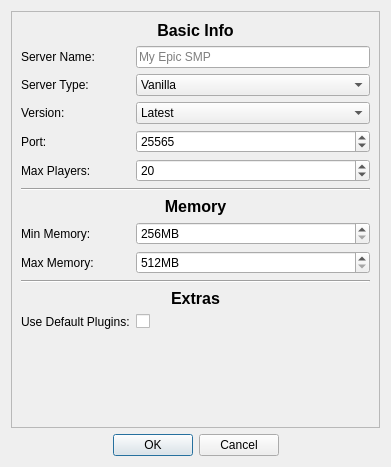
<?xml version="1.0" encoding="UTF-8"?>
<ui version="4.0">
 <class>Dialog</class>
 <widget class="QDialog" name="Dialog">
  <property name="geometry">
   <rect>
    <x>0</x>
    <y>0</y>
    <width>391</width>
    <height>467</height>
   </rect>
  </property>
  <property name="sizePolicy">
   <sizepolicy hsizetype="Fixed" vsizetype="Fixed">
    <horstretch>0</horstretch>
    <verstretch>0</verstretch>
   </sizepolicy>
  </property>
  <property name="maximumSize">
   <size>
    <width>400</width>
    <height>467</height>
   </size>
  </property>
  <property name="windowTitle">
   <string>Create New Server</string>
  </property>
  <layout class="QVBoxLayout" name="verticalLayout">
   <item>
    <widget class="QFrame" name="frame">
     <property name="frameShape">
      <enum>QFrame::StyledPanel</enum>
     </property>
     <property name="frameShadow">
      <enum>QFrame::Raised</enum>
     </property>
     <layout class="QFormLayout" name="formLayout">
      <property name="labelAlignment">
       <set>Qt::AlignJustify|Qt::AlignVCenter</set>
      </property>
      <item row="1" column="0">
       <widget class="QLabel" name="label">
        <property name="text">
         <string>Server Name: </string>
        </property>
       </widget>
      </item>
      <item row="1" column="1">
       <widget class="QLineEdit" name="ServerName">
        <property name="placeholderText">
         <string>My Epic SMP</string>
        </property>
       </widget>
      </item>
      <item row="2" column="0">
       <widget class="QLabel" name="label_3">
        <property name="text">
         <string>Server Type: </string>
        </property>
       </widget>
      </item>
      <item row="2" column="1">
       <widget class="QComboBox" name="ServerType">
        <item>
         <property name="text">
          <string>Vanilla</string>
         </property>
        </item>
        <item>
         <property name="text">
          <string>-- craftbukkit --</string>
         </property>
        </item>
        <item>
         <property name="text">
          <string>Spigot</string>
         </property>
        </item>
        <item>
         <property name="text">
          <string>Paper</string>
         </property>
        </item>
        <item>
         <property name="text">
          <string>Purpur</string>
         </property>
        </item>
        <item>
         <property name="text">
          <string>-- proxy types --</string>
         </property>
        </item>
        <item>
         <property name="text">
          <string>Bungee</string>
         </property>
        </item>
       </widget>
      </item>
      <item row="4" column="0">
       <widget class="QLabel" name="label_2">
        <property name="text">
         <string>Port:  </string>
        </property>
       </widget>
      </item>
      <item row="4" column="1">
       <widget class="QSpinBox" name="ServerPort">
        <property name="accelerated">
         <bool>true</bool>
        </property>
        <property name="minimum">
         <number>1025</number>
        </property>
        <property name="maximum">
         <number>65535</number>
        </property>
        <property name="value">
         <number>25565</number>
        </property>
       </widget>
      </item>
      <item row="5" column="0">
       <widget class="QLabel" name="label_4">
        <property name="text">
         <string>Max Players: </string>
        </property>
       </widget>
      </item>
      <item row="5" column="1">
       <widget class="QSpinBox" name="MaxPlayers">
        <property name="minimum">
         <number>1</number>
        </property>
        <property name="maximum">
         <number>2000</number>
        </property>
        <property name="value">
         <number>20</number>
        </property>
       </widget>
      </item>
      <item row="6" column="0" colspan="2">
       <widget class="Line" name="line">
        <property name="enabled">
         <bool>true</bool>
        </property>
        <property name="orientation">
         <enum>Qt::Horizontal</enum>
        </property>
       </widget>
      </item>
      <item row="8" column="0">
       <widget class="QLabel" name="label_5">
        <property name="text">
         <string>Min Memory: </string>
        </property>
       </widget>
      </item>
      <item row="8" column="1">
       <widget class="QSpinBox" name="MinMemory">
        <property name="suffix">
         <string>MB</string>
        </property>
        <property name="prefix">
         <string/>
        </property>
        <property name="minimum">
         <number>256</number>
        </property>
        <property name="maximum">
         <number>4096</number>
        </property>
       </widget>
      </item>
      <item row="9" column="0">
       <widget class="QLabel" name="label_6">
        <property name="text">
         <string>Max Memory:</string>
        </property>
       </widget>
      </item>
      <item row="9" column="1">
       <widget class="QSpinBox" name="MaxMemory">
        <property name="suffix">
         <string>MB</string>
        </property>
        <property name="minimum">
         <number>512</number>
        </property>
        <property name="maximum">
         <number>32768</number>
        </property>
       </widget>
      </item>
      <item row="12" column="0">
       <widget class="QLabel" name="label_7">
        <property name="text">
         <string>Use Default Plugins:</string>
        </property>
       </widget>
      </item>
      <item row="12" column="1">
       <widget class="QCheckBox" name="UserDefaultPlugins">
        <property name="text">
         <string/>
        </property>
       </widget>
      </item>
      <item row="10" column="0" colspan="2">
       <widget class="Line" name="line_2">
        <property name="enabled">
         <bool>true</bool>
        </property>
        <property name="orientation">
         <enum>Qt::Horizontal</enum>
        </property>
       </widget>
      </item>
      <item row="7" column="0" colspan="2">
       <widget class="QLabel" name="label_8">
        <property name="text">
         <string>&lt;html&gt;&lt;head/&gt;&lt;body&gt;&lt;p align=&quot;center&quot;&gt;&lt;span style=&quot; font-size:12pt; font-weight:600;&quot;&gt;Memory&lt;/span&gt;&lt;/p&gt;&lt;/body&gt;&lt;/html&gt;</string>
        </property>
        <property name="textFormat">
         <enum>Qt::RichText</enum>
        </property>
       </widget>
      </item>
      <item row="0" column="0" colspan="2">
       <widget class="QLabel" name="label_9">
        <property name="text">
         <string>&lt;html&gt;&lt;head/&gt;&lt;body&gt;&lt;p align=&quot;center&quot;&gt;&lt;span style=&quot; font-size:12pt; font-weight:600;&quot;&gt;Basic Info&lt;/span&gt;&lt;/p&gt;&lt;/body&gt;&lt;/html&gt;</string>
        </property>
        <property name="textFormat">
         <enum>Qt::RichText</enum>
        </property>
       </widget>
      </item>
      <item row="11" column="0" colspan="2">
       <widget class="QLabel" name="label_10">
        <property name="text">
         <string>&lt;html&gt;&lt;head/&gt;&lt;body&gt;&lt;p align=&quot;center&quot;&gt;&lt;span style=&quot; font-size:12pt; font-weight:600;&quot;&gt;Extras&lt;/span&gt;&lt;/p&gt;&lt;/body&gt;&lt;/html&gt;</string>
        </property>
        <property name="textFormat">
         <enum>Qt::RichText</enum>
        </property>
       </widget>
      </item>
      <item row="3" column="0">
       <widget class="QLabel" name="label_11">
        <property name="text">
         <string>Version:</string>
        </property>
       </widget>
      </item>
      <item row="3" column="1">
       <widget class="QComboBox" name="Versions">
        <property name="currentIndex">
         <number>0</number>
        </property>
        <property name="modelColumn">
         <number>0</number>
        </property>
        <item>
         <property name="text">
          <string>Latest</string>
         </property>
        </item>
        <item>
         <property name="text">
          <string>-- 1.18 --</string>
         </property>
        </item>
        <item>
         <property name="text">
          <string>1.18.1</string>
         </property>
        </item>
        <item>
         <property name="text">
          <string>1.18</string>
         </property>
        </item>
        <item>
         <property name="text">
          <string>-- 1.17 --</string>
         </property>
        </item>
        <item>
         <property name="text">
          <string>1.17.1</string>
         </property>
        </item>
        <item>
         <property name="text">
          <string>1.17</string>
         </property>
        </item>
        <item>
         <property name="text">
          <string>-- 1.16 --</string>
         </property>
        </item>
        <item>
         <property name="text">
          <string>1.16.5</string>
         </property>
        </item>
        <item>
         <property name="text">
          <string>1.16.4</string>
         </property>
        </item>
        <item>
         <property name="text">
          <string>1.16.3</string>
         </property>
        </item>
        <item>
         <property name="text">
          <string>1.16.2</string>
         </property>
        </item>
        <item>
         <property name="text">
          <string>1.16.1</string>
         </property>
        </item>
        <item>
         <property name="text">
          <string>1.16</string>
         </property>
        </item>
       </widget>
      </item>
     </layout>
    </widget>
   </item>
   <item>
    <widget class="QDialogButtonBox" name="buttonBox">
     <property name="orientation">
      <enum>Qt::Horizontal</enum>
     </property>
     <property name="standardButtons">
      <set>QDialogButtonBox::Cancel|QDialogButtonBox::Ok</set>
     </property>
     <property name="centerButtons">
      <bool>true</bool>
     </property>
    </widget>
   </item>
  </layout>
 </widget>
 <resources/>
 <connections>
  <connection>
   <sender>buttonBox</sender>
   <signal>accepted()</signal>
   <receiver>Dialog</receiver>
   <slot>accept()</slot>
   <hints>
    <hint type="sourcelabel">
     <x>248</x>
     <y>254</y>
    </hint>
    <hint type="destinationlabel">
     <x>157</x>
     <y>274</y>
    </hint>
   </hints>
  </connection>
  <connection>
   <sender>buttonBox</sender>
   <signal>rejected()</signal>
   <receiver>Dialog</receiver>
   <slot>reject()</slot>
   <hints>
    <hint type="sourcelabel">
     <x>316</x>
     <y>260</y>
    </hint>
    <hint type="destinationlabel">
     <x>286</x>
     <y>274</y>
    </hint>
   </hints>
  </connection>
 </connections>
</ui>
